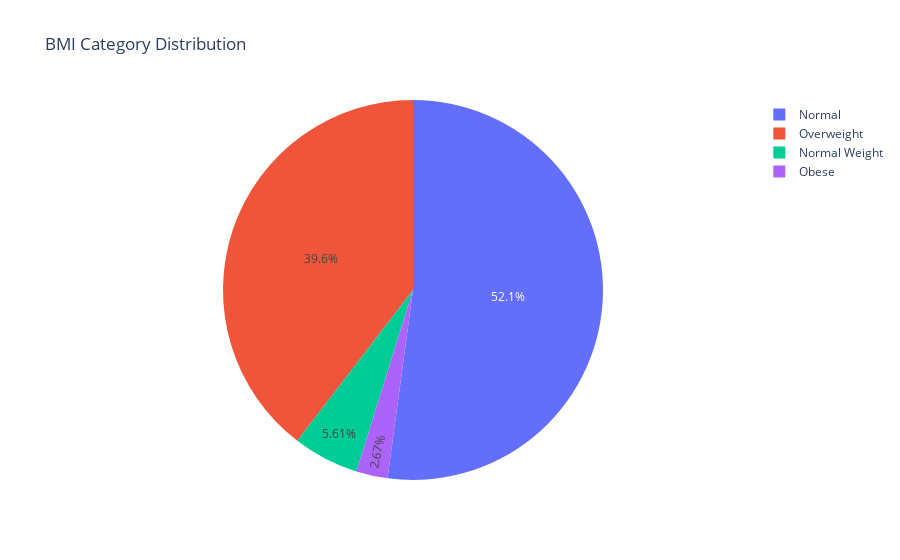

Notebook cell for this chart:
### Code cell
import plotly.express as px

# 'BMI Category' 열 값의 카운트를 계산
bmi_counts = df['BMI Category'].value_counts()

# 파이 차트 생성
fig = px.pie(names=bmi_counts.index, values=bmi_counts.values, title='BMI Category Distribution')

# 차트 출력 (옵션)
fig.show()

### Figure 1 — Plotly figure (JSON) as saved in the notebook; plotly's stock layout.template omitted (floating-point values rounded to 4 significant figures)
{"data": [{"domain": {"x": [0, 1], "y": [0, 1]}, "hovertemplate": "label=%{label}<br>value=%{value}<extra></extra>", "labels": ["Normal", "Overweight", "Normal Weight", "Obese"], "legendgroup": "", "name": "", "showlegend": true, "type": "pie", "values": [195, 148, 21, 10]}], "layout": {"legend": {"tracegroupgap": 0}, "title": {"text": "BMI Category Distribution"}}}
